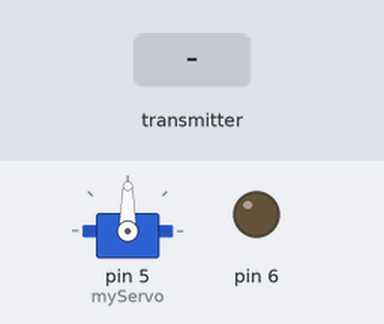
Simulated run of this sketch. Board: Arduino Uno, built with avr-gcc and run on an emulated ATmega328P. Shown: servo, output pins drawn as LEDs (lit = HIGH). The inputs (shaded band) are chosen by the test bench. No radio packets arrive unless stated.

Above: at 1.2 s.
1.3 s: the transmitter starts sending angleV = 180
At 1.9 s:
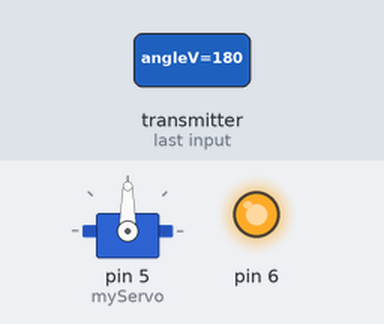
2.8 s: the transmitter starts sending angleV = 0
At 3.1 s:
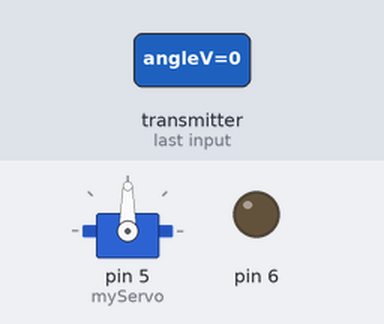
Timing chart, 0 to 5.8 s (numbered marks = the images above; inputs shaded):
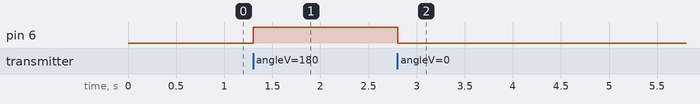

Measured:
- after the input at 1.3 s, pin 6: LOW → HIGH at once
- after the input at 2.8 s, pin 6: HIGH → LOW at once

The sketch:

receptor.ino
```cpp
/*
* Arduino Wireless Communication Tutorial
*     Example 2 - Receiver Code
*
* by Dejan Nedelkovski, www.HowToMechatronics.com
*
* Library: TMRh20/RF24, https://github.com/tmrh20/RF24/
*/
#include <SPI.h>
#include <nRF24L01.h>
#include <RF24.h>
#include <Servo.h>
#define button 4
RF24 radio(7, 8); // CE, CSN
const byte addresses[][6] = {"00001", "00002"};
Servo myServo;
boolean buttonState = 0;
void setup() {
  pinMode(button, INPUT);
  pinMode(6, OUTPUT);
  myServo.attach(5);
  Serial.begin(9600);
  radio.begin();
  radio.openWritingPipe(addresses[0]); // 00001
  radio.openReadingPipe(1, addresses[1]); // 00002
  radio.setPALevel(RF24_PA_MIN);
}
void loop() {
  delay(5);
  radio.startListening();
    while (radio.available()) {
      int angleV = 0;
      radio.read(&angleV, sizeof(angleV));
      if(angleV >= 100){
        digitalWrite(6, HIGH);
      } else {
        digitalWrite(6, LOW);
      }
    }
}
```
